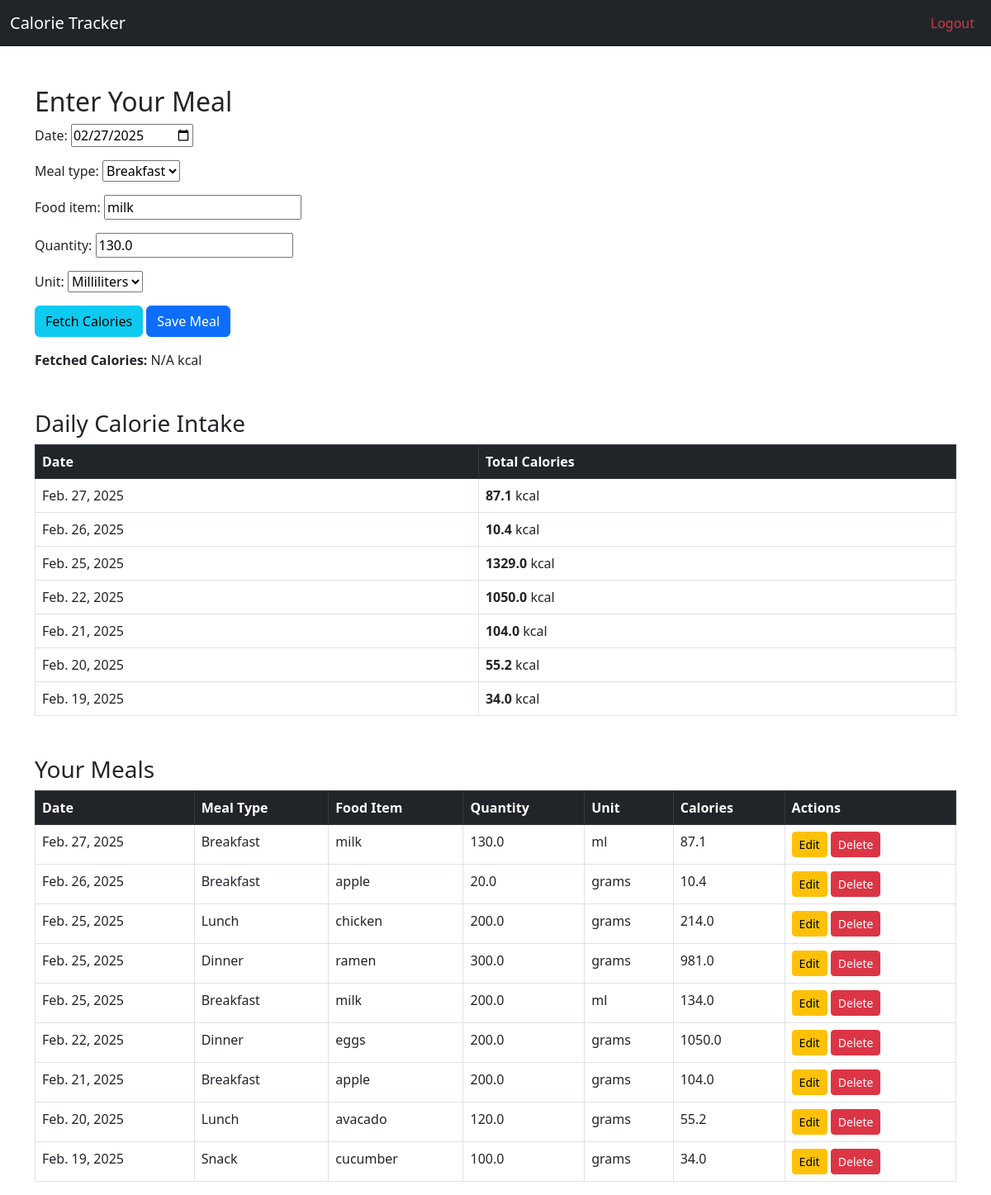
The app's page /meal_entry/9/ (signed in) with its own data.
### tracker/models.py (models this page shows, shortened)
class Meal(models.Model):
    MEAL_TYPES = [
        ('breakfast', 'Breakfast'),
        ('lunch', 'Lunch'),
        ('snack', 'Snack'),
        ('dinner', 'Dinner'),
    ]
    user = models.ForeignKey(User, on_delete=models.CASCADE)
    date = models.DateField()
    meal_type = models.CharField(max_length=10, choices=MEAL_TYPES)
    food_item = models.CharField(max_length=200)
    quantity = models.FloatField()
    unit = models.CharField(max_length=20, choices=[('grams', 'Grams'), ('ml', 'Milliliters')])
    calories = models.FloatField()
    class Meta:
        unique_together = ('user', 'date', 'meal_type', 'food_item')

### tracker/views.py (the view)
# urls.py: path('meal_entry/', views.meal_entry, name='meal_entry'),
@login_required
def meal_entry(request, meal_id=None):
    if meal_id:
        meal = get_object_or_404(Meal, id=meal_id, user=request.user)
    else:
        meal = None
    if request.method == 'POST':
        form = MealForm(request.POST, instance=meal)
        if form.is_valid():
            meal = form.save(commit=False)
            meal.user = request.user
            meal.calories = fetch_calories_backend(meal.food_item, meal.quantity, meal.unit)
            if meal.calories is None:
                meal.calories = 0.0
            meal.save()
            return redirect('meal_entry')
    else:
        form = MealForm(instance=meal)
    meals = Meal.objects.filter(user=request.user).order_by('-date')
    total_calories = {}
    for meal in meals:
        total_calories.setdefault(meal.date, 0)
        total_calories[meal.date] += meal.calories
    return render(request, 'tracker/meal_entry.html', {'form': form, 'meals': meals, 'total_calories': total_calories})

### tracker/forms.py
class MealForm(forms.ModelForm):
    date = forms.DateField(widget=forms.DateInput(attrs={'type': 'date'}))  # Calendar Picker
    class Meta:
        model = Meal
        fields = ['date', 'meal_type', 'food_item', 'quantity', 'unit']

### tracker/templates/tracker/meal_entry.html (shortened to what this page needs)
<!DOCTYPE html>
<html>
<head>
    <link rel="stylesheet" href="https://cdn.jsdelivr.net/npm/bootstrap@5.3.0/dist/css/bootstrap.min.css">
</head>
<body>
    <nav class="navbar navbar-expand-lg navbar-dark bg-dark">
        <div class="container-fluid">
            <a class="navbar-brand" href="#" id="toggleTracker">Calorie Tracker</a>
            <div class="collapse navbar-collapse justify-content-end">
                <ul class="navbar-nav">
                    <li class="nav-item"><a class="nav-link text-danger" href="{% url 'logout' %}">Logout</a></li>
                </ul>
            </div>
        </div>
    </nav>
    <div class="container mt-5">
        <h2>Enter Your Meal</h2>
        <form method="post">
            <div class="mb-3">
                {{ form.as_p }}
            </div>
            <button type="button" class="btn btn-info" id="fetchCalories">Fetch Calories</button>
            <button type="submit" class="btn btn-primary">Save Meal</button>
            <p class="mt-3"><strong>Fetched Calories: </strong><span id="calorieDisplay">N/A</span> kcal</p>
        </form>
        <h3 class="mt-5">Daily Calorie Intake</h3>
        <table class="table table-bordered">
            <thead class="table-dark">
                <tr>
                    <th>Date</th>
                    <th>Total Calories</th>
                </tr>
            </thead>
            <tbody>
                {% for date, total in total_calories.items %}
                <tr>
                    <td>{{ date }}</td>
                    <td><strong>{{ total }}</strong> kcal</td>
                </tr>
                {% empty %}
                <tr><td colspan="2" class="text-center">No meals logged yet.</td></tr>
                {% endfor %}
            </tbody>
        </table>
        <h3 class="mt-5">Your Meals</h3>
        <table class="table table-bordered table-hover">
            <thead class="table-dark">
                <tr>
                    <th>Date</th>
                    <th>Meal Type</th>
                    <th>Food Item</th>
                    <th>Quantity</th>
                    <th>Unit</th>
                    <th>Calories</th>
                    <th>Actions</th>
                </tr>
            </thead>
            <tbody>
                {% for meal in meals %}
                <tr>
                    <td>{{ meal.date }}</td>
                    <td>{{ meal.get_meal_type_display }}</td>
                    <td>{{ meal.food_item }}</td>
                    <td>{{ meal.quantity }}</td>
                    <td>{{ meal.unit }}</td>
                    <td id="calories_{{ meal.id }}">{{ meal.calories }}</td>
                    <td>
                        <a href="{% url 'edit_meal' meal.id %}" class="btn btn-warning btn-sm">Edit</a>
                        <a href="{% url 'delete_meal' meal.id %}" class="btn btn-danger btn-sm">Delete</a>
                    </td>
                </tr>
                {% empty %}
                <tr><td colspan="7" class="text-center">No meals added yet.</td></tr>
                {% endfor %}
            </tbody>
        </table>
    </div>
</body>
</html>

### records on screen
Meal: date "02/27/2025", meal_type "Breakfast", food_item "milk", quantity "130.0", unit "Milliliters", total_calories "Feb. 27, 2025", date "Feb. 27, 2025", unit "ml", calories "87.1"
Meal: total_calories "Feb. 26, 2025", date "Feb. 26, 2025", meal_type "Breakfast", food_item "apple", quantity "20.0", unit "grams", calories "10.4"
Meal: total_calories "Feb. 25, 2025", date "Feb. 25, 2025", meal_type "Lunch", food_item "chicken", quantity "200.0", unit "grams", calories "214.0"
Meal: total_calories "Feb. 22, 2025", date "Feb. 22, 2025", meal_type "Dinner", food_item "eggs", quantity "200.0", unit "grams", calories "1050.0"
Meal: total_calories "Feb. 21, 2025", date "Feb. 21, 2025", meal_type "Breakfast", food_item "apple", quantity "200.0", unit "grams", calories "104.0"
Meal: total_calories "Feb. 20, 2025", date "Feb. 20, 2025", meal_type "Lunch", food_item "avacado", quantity "120.0", unit "grams", calories "55.2"
Meal: total_calories "Feb. 19, 2025", date "Feb. 19, 2025", meal_type "Snack", food_item "cucumber", quantity "100.0", unit "grams", calories "34.0"
Meal: date "Feb. 25, 2025", meal_type "Dinner", food_item "ramen", quantity "300.0", unit "grams", calories "981.0"
Meal: date "Feb. 25, 2025", meal_type "Breakfast", food_item "milk", quantity "200.0", unit "ml", calories "134.0"

### other values on screen
{{ total }} "87.1" "10.4" "1329.0" "1050.0" "104.0" "55.2" "34.0"
